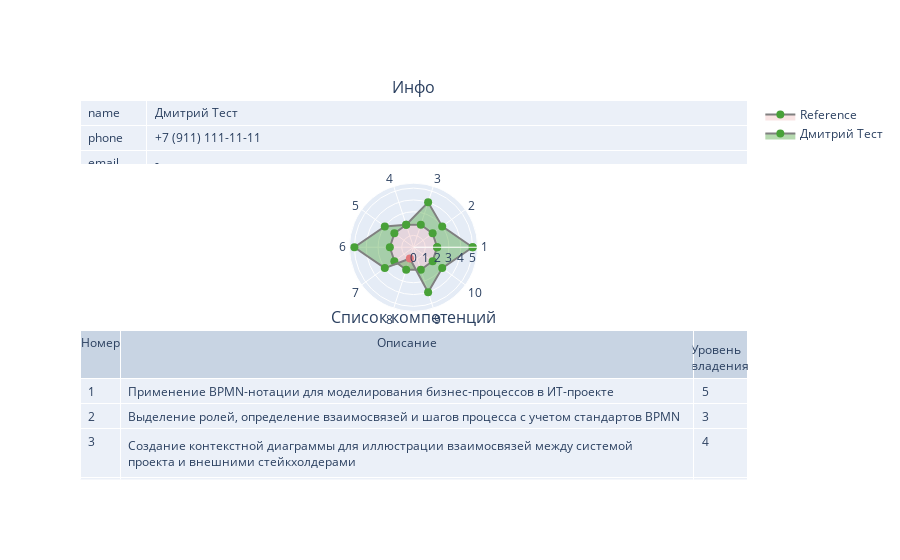

This figure's notebook cell:
### Markdown cell above
Добавляем данные в третий блок - таблица компетенций

Данные берем из датафрейма опыта и датафрейма компетенций

### Code cell
fig.add_trace(go.Table(
    hoverinfo=None,
    columnwidth=[0.06,0.86,0.08],
    header=dict(align='center',
        values=['Номер','Описание','Уровень владения']),
    cells=dict(align='left',
               height=25,
        values=[experience['Kind'],expertiseKinds,data['Value'][1][6]])
),
row=3, col=1
)

### Figure 1 — Plotly figure (JSON) as saved in the notebook; plotly's stock layout.template omitted (floating-point values rounded to 4 significant figures)
{"data": [{"cells": {"align": "left", "height": 25, "values": [["name", "phone", "email", "level", "available", "work type"], ["Дмитрий Тест", "+7 (911) 111-11-11", "-", "Junior — стажер “интерн“ после обучения", "-", "В офисе"]]}, "columnwidth": [0.1, 0.9, 0], "domain": {"x": [0, 1], "y": [0.8312, 1]}, "header": {"align": "left", "height": 0, "values": ["", ""]}, "type": "table"}, {"customdata": ["Знаю только теорию", "Знаю только теорию", "Знаю только теорию", "Знаю только теорию", "Знаю только теорию", "Знаю только теорию", "Знаю только теорию", "Знаю только теорию", "Знаю только теорию", "Знаю только теорию", "Знаю только теорию"], "fill": "tonext", "fillcolor": "rgba(226,120,123,0.2)", "hovertemplate": "%{customdata}", "line": {"color": "grey"}, "marker": {"color": ["rgba(72,161,56,1)", "rgba(72,161,56,1)", "rgba(72,161,56,1)", "rgba(72,161,56,1)", "rgba(72,161,56,1)", "rgba(72,161,56,1)", "rgba(72,161,56,1)", "rgba(72,161,56,1)", "rgba(72,161,56,1)", "rgba(72,161,56,1)", "rgba(72,161,56,1)"], "size": 8}, "mode": "lines+markers", "name": "Reference", "r": [2, 2, 2, 2, 2, 2, 2, 2, 2, 2, 2], "subplot": "polar", "theta": ["1", "2", "3", "4", "5", "6", "7", "8", "9", "10", "1"], "type": "scatterpolar"}, {"customdata": ["Владею в совершенстве и активно использую на практике", "Знаю теорию и применяю на практике, но есть сложности", "Использую на практике, теории не знаю", "Знаю только теорию", "Знаю теорию и применяю на практике, но есть сложности", "Владею в совершенстве и активно использую на практике", "Знаю теорию и применяю на практике, но есть сложности", "Не знаю вообще как", "Использую на практике, теории не знаю", "Знаю теорию и применяю на практике, но есть сложности", "Владею в совершенстве и активно использую на практике"], "fill": "tonext", "fillcolor": "rgba(72,161,56,0.4)", "hovertemplate": "%{customdata}", "line": {"color": "grey"}, "marker": {"color": ["rgba(72,161,56,1)", "rgba(72,161,56,1)", "rgba(72,161,56,1)", "rgba(72,161,56,1)", "rgba(72,161,56,1)", "rgba(72,161,56,1)", "rgba(72,161,56,1)", "rgba(226,120,123,1)", "rgba(72,161,56,1)", "rgba(72,161,56,1)", "rgba(72,161,56,1)"], "size": 8}, "mode": "lines+markers", "name": "Дмитрий Тест", "r": [5, 3, 4, 2, 3, 5, 3, 1, 4, 3, 5], "subplot": "polar", "theta": ["1", "2", "3", "4", "5", "6", "7", "8", "9", "10", "1"], "type": "scatterpolar"}, {"cells": {"align": "left", "height": 25, "values": [["1", "2", "3", "4", "5", "6", "7", "8", "9", "10"], ["Применение BPMN-нотации для моделирования бизнес-процессов в ИТ-проекте", "Выделение ролей, определение взаимосвязей и шагов процесса с учетом стандартов BPMN", "Создание контекстной диаграммы для иллюстрации взаимосвязей между системой проекта и внешними стейкхолдерами", "Использование нотации C4 для описания контекста проекта, структуры системы, ее компонентов и программного кода", "Визуализация архитектуры проекта с учетом различных уровней абстракции", "Организация интервью с участниками проекта для выявления требований и понимания потребностей стейкхолдеров", "Анализ полученной информации для интеграции в бизнес-процессы и архитектуру проекта", "Разработка карт пользовательских историй для визуализации последовательности пользовательских взаимодействий с системой", "Использование Opportunity Canvas для выявления и оценки возможностей улучшения проекта", "Анализ потенциальных выгод и рисков для принятия информированных решений"], [5, 3, 4, 2, 3, 5, 3, 1, 4, 3]]}, "columnwidth": [0.06, 0.86, 0.08], "domain": {"x": [0, 1], "y": [0, 0.3937]}, "header": {"align": "center", "values": ["Номер", "Описание", "Уровень владения"]}, "type": "table"}], "layout": {"annotations": [{"font": {"size": 16}, "showarrow": false, "text": "Инфо", "x": 0.5, "xanchor": "center", "xref": "paper", "y": 1, "yanchor": "bottom", "yref": "paper"}, {"font": {"size": 16}, "showarrow": false, "text": "Список компетенций", "x": 0.5, "xanchor": "center", "xref": "paper", "y": 0.3937, "yanchor": "bottom", "yref": "paper"}], "polar": {"domain": {"x": [0, 1], "y": [0.4437, 0.7812]}}}}
